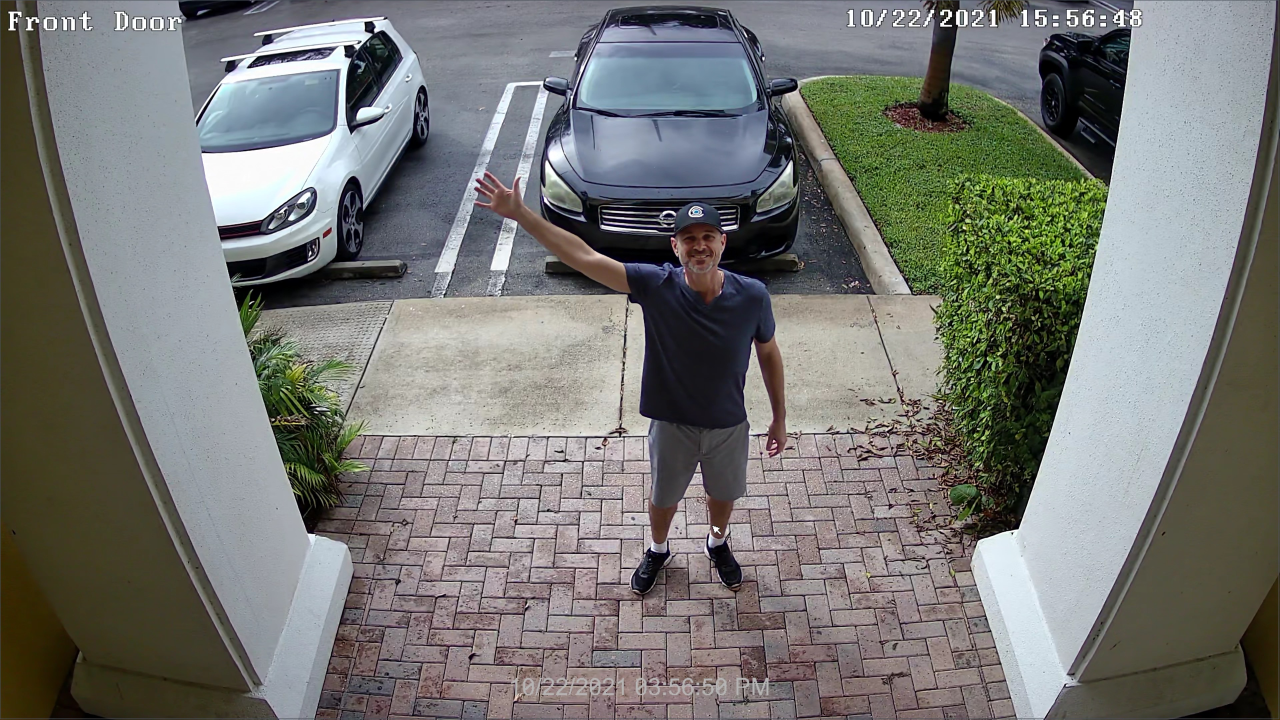
#> input picture data/test_img.jpg, 3840 x 2160 px, found by its file name (shown at 1/3 size)
$ python classes.py
#> lines starting #> are read from the running program, lines starting #| are printed output that depends on the picture
from typing import List, Tuple, Optional
import cv2
import numpy as np

class Detection:
    def __init__(
        self,
        id: Optional[int] = None,
        type: str = "unknown",
        bbox: Tuple[int, int, int, int] = (0, 0, 0, 0),    # x, y, w, h
        confidence: float = 1.0,
        is_strange: bool = False
    ):
        self.id = id
        self.type = type
        self.bbox = bbox
        self.confidence = confidence
        self.is_strange = is_strange

    def set_is_strange(self, is_strange: bool):
        self.is_strange = is_strange


class Person(Detection):
    def __init__(self, name: str = "Unknown", id: Optional[int] = None, bbox: Tuple[int, int, int, int] = (0, 0, 0, 0), is_strange: bool = False, confidence: float = 1.0):
        super().__init__(id=id, type="person", confidence=confidence, bbox=bbox, is_strange=is_strange)
        self.name = name

    def __repr__(self):
        return f"Person(ID: {self.id}, Name: {self.name}, Strange: {self.is_strange})"


class Vehicle(Detection):
    def __init__(self, vehicle_type: str = "car", plate_number: str = "Unknown", id: Optional[int] = None, bbox: Tuple[int, int, int, int] = (0, 0, 0, 0), is_strange: bool = False, confidence: float = 1.0):
        super().__init__(id=id, type=vehicle_type, confidence=confidence, bbox=bbox, is_strange=is_strange)
        self.plate_number = plate_number

    def __repr__(self):
        return f"Vehicle(Type: {self.type}, Plate: {self.plate_number}, Is strange: {self.is_strange})"

class FrameData:
    def __init__(self, frame_id: int, image: np.ndarray):
        self.frame_id = frame_id        # ID của frame
        self.image = image              # Ảnh gốc (RGB hoặc BGR)
        self.objects: List[Detection] = []  # Các đối tượng detect/recognize

    def draw_object(self, detection: Detection):
        x, y, w, h = detection.bbox
        color = (0, 255, 0) if not detection.is_strange else (0, 0, 255)
        cv2.rectangle(self.image, (x, y), (x + w, y + h), color, 2)
        label = f"{detection.type} ({detection.confidence:.2f})"
        cv2.putText(self.image, label, (x, y - 10), cv2.FONT_HERSHEY_SIMPLEX, 0.5, color, 2)

    def add_object(self, detection: Detection):
        self.objects.append(detection)
        self.draw_object(detection)

    def get_objects(self) -> List[Detection]:
        return self.objects

    def clear_objects(self):
        self.objects = []

    def get_image(self) -> np.ndarray:
        return self.image

    def get_id(self):
        return self.frame_id

if __name__ == "__main__":
    image = cv2.imread("data/test_img.jpg", cv2.IMREAD_COLOR)
#> image is the input picture: shape (2160, 3840, 3); mean B, G, R 115.7, 119, 118.2
    image = cv2.resize(image, (640, 480))
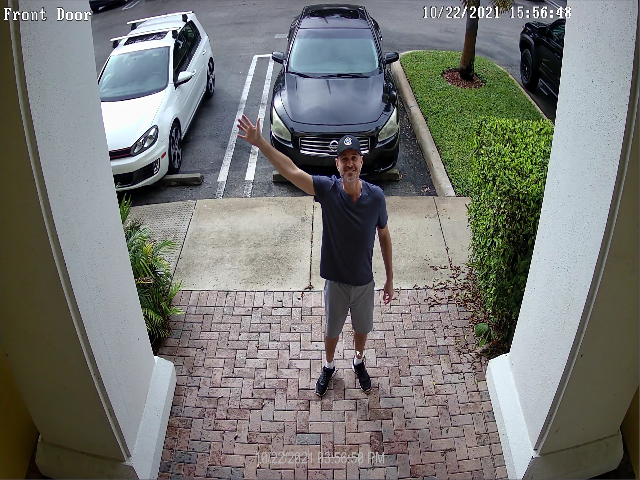
#> image: shape (480, 640, 3); mean B, G, R 115.7, 119, 118.2
    cv2.imshow("Test Image", image)
    cv2.waitKey(0)
    cv2.destroyAllWindows()

    frame = FrameData(frame_id=1, image=image)
    person = Person(id=101, bbox=(284, 128, 118, 270), is_strange=True)
    vehicle1 = Vehicle(vehicle_type="car", id=201, bbox=(275, 1, 134, 184), is_strange=False)
    vehicle2 = Vehicle(vehicle_type="car", id=202, bbox=(85, 12, 157, 188), is_strange=False)

    frame.add_object(person)
    frame.add_object(vehicle1)
    frame.add_object(vehicle2)
#> in draw_object (call 3), `cv2.putText(self.image, label, (x, y - 10), cv2.FONT_HERSHEY_SIMPLEX, ..`:
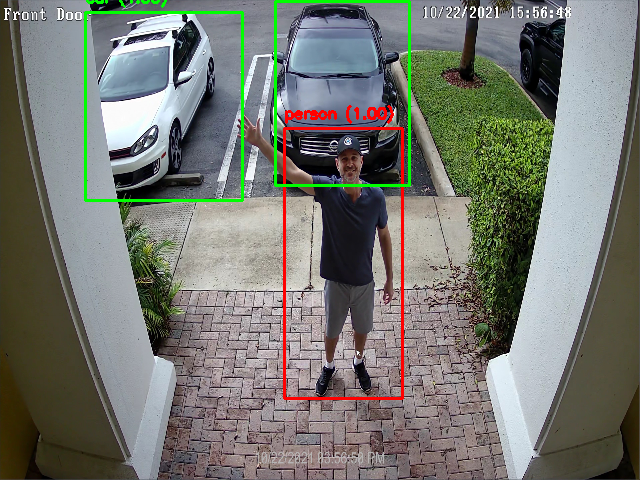
#> self.image: shape (480, 640, 3); mean B, G, R 112.7, 119.7, 117.9

    cv2.imshow("Frame with Detections", frame.get_image())
    cv2.waitKey(0)
    cv2.destroyAllWindows()
